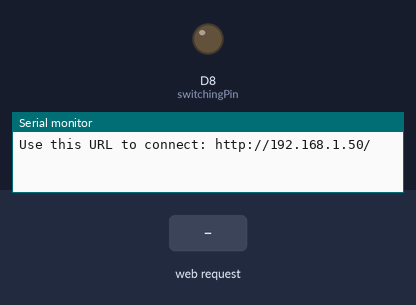
A sketch run on a simulated ESP8266 (NodeMCU). Parts: output pins drawn as LEDs (lit = HIGH), the last lines printed to the serial monitor. Dashed ring = blinking. The test bench sets the inputs (shaded band). WiFi joins after 1.5 s; servers stay silent unless stated.

Above: at 5.7 s.
5.8 s: HTTP request GET /coffeeMachine received
At 6.2 s:
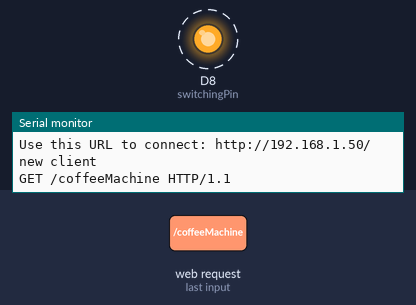
Timing chart, 0 to 8.8 s (numbered marks = the images above; inputs shaded):
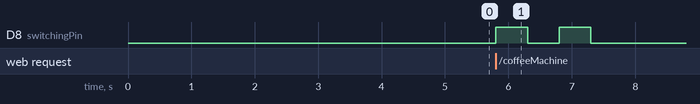

Measured:
- after the input at 5.8 s, D8 (switchingPin): alternates HIGH for 0.50 s and LOW for 0.50 s, 4 changes in all, then stays LOW, starting at once

The sketch:

esp8266WithoutHomeAssistant.ino
```cpp
////////////////////////////////////////////////////////////////////
////////////////////////////////////////////////////////////////////
////////////// Skelectronics Coffee Machine ////////////////////////
////////////////////////////////////////////////////////////////////
////////////////////////////////////////////////////////////////////

#include <ESP8266WiFi.h>

const char* ssid = "YOUR_WIFI_NAME";
const char* password ="YOUR_WIFI_PASSWORD";

int switchingPin = D8;

WiFiServer server(80);

void setup() {
  Serial.begin(9600);
  delay(10);
  pinMode(switchingPin, OUTPUT);
  WiFi.begin(ssid, password);
  while (WiFi.status() != WL_CONNECTED) {
    delay(500);
  }
  server.begin();
  Serial.print("Use this URL to connect: ");
  Serial.print("http://");
  Serial.print(WiFi.localIP());
  Serial.println("/");
  delay(3000);

}

void loop() {
  // Check if a client has connected
  WiFiClient client = server.available();
  if (!client) {
    return;
  }

  // Wait until the client sends some data
  Serial.println("new client");
  while (!client.available()) {
    delay(1);
  }

  // Read the first line of the request
  String request = client.readStringUntil('\r');
  Serial.println(request);
  client.flush();

  // Match the request


  if (request.indexOf("/coffeeMachine") > 0)  {
     digitalWrite(switchingPin, 1);
     delay(500);
     digitalWrite(switchingPin, 0);
     delay(500);
     digitalWrite(switchingPin, 1);
     delay(500);
     digitalWrite(switchingPin, 0);
  }
  // Return the response
  client.println("HTTP/1.1 200 OK");
  client.println("Content-Type: text/html");
  client.println(""); //  do not forget this one
  client.println("<!DOCTYPE HTML>");
  client.println("<html>");
  client.println("<head>");
  client.println("<meta name='apple-mobile-web-app-capable' content='yes' />");
  client.println("<meta name='apple-mobile-web-app-status-bar-style' content='black-translucent' />");
  client.println("</head>");
  client.println("<body bgcolor = \"#ff6666\">");
  client.println("<hr/><hr>");
  client.println("<h4 style='font-size:250%'><center> Coffee Machine Controlling Website Ay </center></h4>");
  client.println("<br><br>");
  client.println("<br><br>");
  client.println("<center>");
  client.println("Nespresso");
  client.println("<a href=\"/coffeeMachine\"\"><button>Turn On </button></a>");
  client.println("</center>");
  client.println("</body>");
  client.println("</html>");
  delay(1);
  Serial.println("Client disonnected");
  Serial.println("");

}
```
